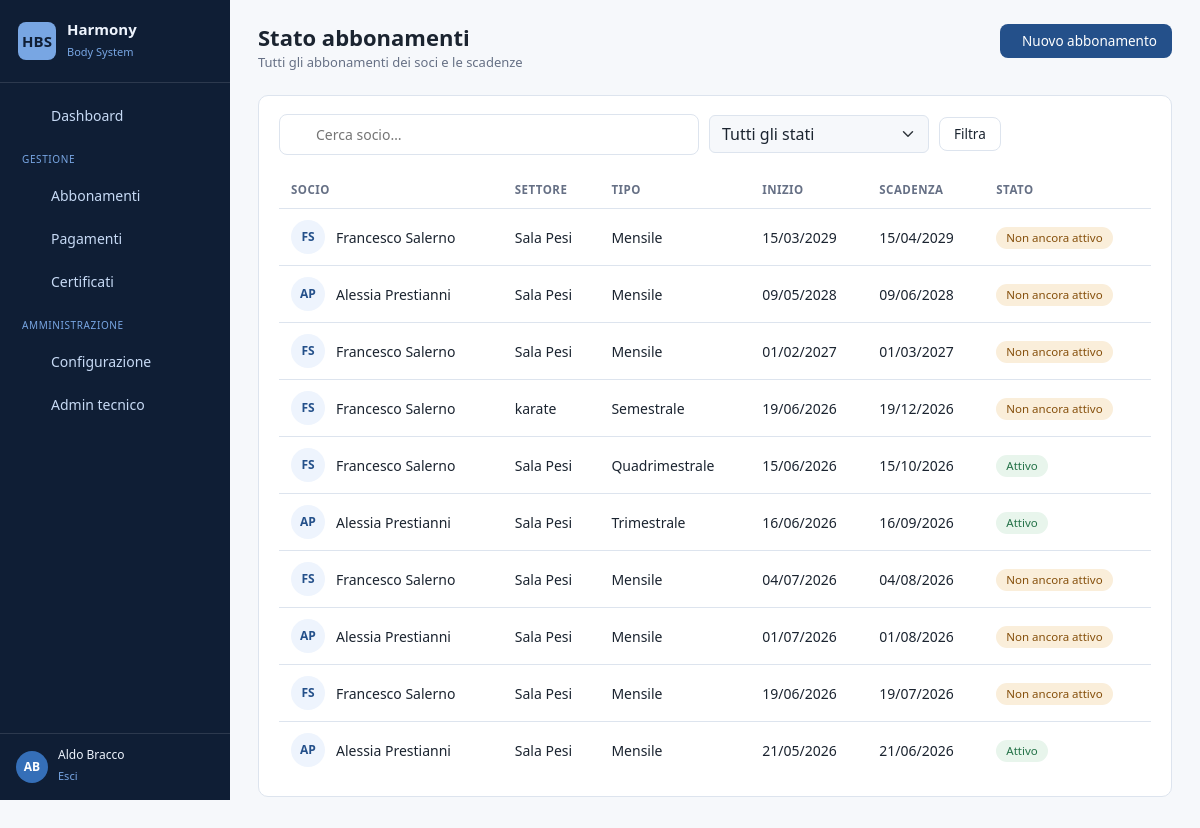
Page /members/subscriptions/ (signed in) on the committed database.
### members/models.py (models this page shows, shortened)
class Member(AbstractUser):
    class Role(models.TextChoices):
        ADMIN = "ADMIN", _("Amministratore")
        STAFF = "STAFF", _("Segreteria")
        INSTRUCTOR = "INSTRUCTOR", _("Istruttore")
        MEMBER = "MEMBER", _("Socio")
    class Sex(models.TextChoices):
        MALE = "M", _("Maschio")
        FEMALE = "F", _("Femmina")
    role = models.CharField(
        _("Ruolo"), max_length=20, choices=Role.choices, default=Role.MEMBER
    )
    first_name = models.CharField(_("Nome"), max_length=150, blank=False)
    last_name = models.CharField(_("Cognome"), max_length=150, blank=False)
    email = models.EmailField(_("Email"), blank=True)
    card_number = models.CharField(
        _("Numero tessera"), max_length=30, unique=True, null=True, blank=True,
        help_text=_("Formato es. BS/23/00202"),
    )
    fiscal_code = models.CharField(_("Codice fiscale"), max_length=16, blank=True)
    sex = models.CharField(_("Sesso"), max_length=1, choices=Sex.choices, blank=True)
    date_of_birth = models.DateField(_("Data di nascita"), null=True, blank=True)
    birth_place = models.CharField(_("Luogo di nascita"), max_length=120, blank=True)
    phone_number = models.CharField(_("Cellulare"), max_length=20, blank=True)
    phone_home = models.CharField(_("Telefono casa"), max_length=20, blank=True)
    address = models.CharField(_("Indirizzo"), max_length=255, blank=True)
    residence_city = models.CharField(_("Comune di residenza"), max_length=120, blank=True)
    province = models.CharField(_("Provincia"), max_length=2, blank=True)
    postal_code = models.CharField(_("CAP"), max_length=5, blank=True)
    photo = models.ImageField(_("Foto"), upload_to="member_photos/", null=True, blank=True)
    notes = models.TextField(_("Note"), blank=True)
    registration_date = models.DateField(_("Data registrazione"), null=True, blank=True)
    is_dismissed = models.BooleanField(_("Dimesso / Cessato"), default=False)
    sector = models.ForeignKey(
        Sector, on_delete=models.SET_NULL, null=True, blank=True,
        related_name="members", verbose_name=_("Settore"),
    )
    instructor = models.ForeignKey(
        Instructor, on_delete=models.SET_NULL, null=True, blank=True,
        related_name="members", verbose_name=_("Insegnante tecnico"),
    )
    guardian = models.ForeignKey(
        "self", on_delete=models.SET_NULL, null=True, blank=True,
        related_name="dependents", verbose_name=_("Genitore / tutore"),
    )
    class Meta:
        verbose_name = _("Socio")
        verbose_name_plural = _("Soci")
        ordering = ["last_name", "first_name"]

class Subscription(models.Model):
    class SubscriptionType(models.TextChoices):
        MONTHLY = 'MONTHLY', _('Mensile')
        QUARTERLY = 'QUARTERLY', _('Trimestrale')
        FOURMONTH = 'FOURMONTH', _('Quadrimestrale')
        SEMESTRAL = 'SEMESTRAL', _('Semestrale')
        ANNUAL = 'ANNUAL', _('Annuale')
    member = models.ForeignKey(
        Member, on_delete=models.CASCADE,
        related_name="subscriptions", verbose_name=_("Socio"),
    )
    subscription_type = models.CharField(
        max_length=20, choices=SubscriptionType.choices,
        verbose_name=_("Tipologia abbonamento"),
    )
    sector = models.ForeignKey(
        Sector, on_delete=models.PROTECT,
        related_name="subscriptions", verbose_name=_("Settore"),
        null=True, blank=True,
    )
    start_date = models.DateField(verbose_name=_("Data inizio"))
    end_date = models.DateField(verbose_name=_("Data fine"), null=True, blank=True)
    package = models.ForeignKey(
        'Package', on_delete=models.PROTECT,
        related_name="subscriptions", verbose_name=_("Pacchetto"),
        null=True, blank=True,   # nullable per non rompere i record esistenti
    )
    class Meta:
        verbose_name = _("Abbonamento")
        verbose_name_plural = _("Abbonamenti")
        ordering = ['-end_date']

class Sector(models.Model):
    name = models.CharField(_("Settore"), max_length=100, unique=True)
    is_active = models.BooleanField(_("Attivo"), default=True)
    class Meta:
        verbose_name = _("Settore")
        verbose_name_plural = _("Settori")
        ordering = ["name"]

### members/views.py (the view, shortened to what this page needs)
# urls.py: path('subscriptions/', views.subscription_status, name='subscription_status'),
@office_required
def subscription_status(request):
    today = timezone.now().date()
    search_query = request.GET.get('q', '').lower()
    status_filter = request.GET.get('status', '')
    subscriptions_status = []
    subscriptions = Subscription.objects.select_related('member').all()
    for sub in subscriptions:
        member = sub.member
        if sub.start_date and sub.start_date > today:
            status = "Non ancora attivo"
        elif sub.end_date and sub.end_date < today:
            status = "Scaduto"
        else:
            status = "Attivo"
        if status_filter and status != status_filter:
            continue
        subscriptions_status.append({'subscription': sub, 'member': member, 'status': status})
    return render(request, 'subscription_status.html',
                  {'subscriptions_status': subscriptions_status})

### members/views.py (called while the page is built)
def office_required(view_func):
    @wraps(view_func)
    @login_required
    def _wrapped(request, *args, **kwargs):
        user = request.user
        if user.is_staff or user.is_superuser or getattr(user, "is_office", False):
            return view_func(request, *args, **kwargs)
        raise PermissionDenied
    return _wrapped

### templates/subscription_status.html (shortened to what this page needs)
{% extends "base.html" %}
{% load static %}
{% block content %}
<div class="hbs-pagehead">
    <div>
        <h1>Stato abbonamenti</h1>
        <p class="hbs-pagehead__sub">Tutti gli abbonamenti dei soci e le scadenze</p>
    </div>
    <div class="hbs-pagehead__actions">
        <a href="{% url 'members:add_subscription_with_payment_admin' %}" class="hbs-btn hbs-btn--primary"> Nuovo abbonamento</a>
    </div>
</div>
<div class="hbs-card">
    <form method="get" class="hbs-toolbar">
        <div class="hbs-search">
            <input type="text" name="q" value="{{ request.GET.q|default:'' }}" placeholder="Cerca socio…">
        </div>
        <select name="status" class="form-select" style="max-width:220px;" onchange="this.form.submit()">
            <option value="">Tutti gli stati</option>
        </select>
        <button type="submit" class="hbs-btn hbs-btn--ghost">Filtra</button>
    </form>
    {% if subscriptions_status %}
    <div style="overflow-x:auto;">
        <table class="hbs-table">
            <thead><tr><th>Socio</th><th>Settore</th><th>Tipo</th><th>Inizio</th><th>Scadenza</th><th>Stato</th></tr></thead>
            <tbody>
                {% for row in subscriptions_status %}
                <tr>
                    <td>
                        <div class="d-flex align-items-center" style="gap:11px;">
                            <span class="hbs-avatar">{{ row.member.first_name|first|upper }}{{ row.member.last_name|first|upper }}</span>
                            <div class="hbs-table__name">{{ row.member.get_full_name|default:row.member.username }}</div>
                        </div>
                    </td>
                    <td>{% if row.subscription.sector %}{{ row.subscription.sector.name }}{% else %}<span class="hbs-table__sub">—</span>{% endif %}</td>
                    <td>{{ row.subscription.get_subscription_type_display }}</td>
                    <td>{{ row.subscription.start_date|date:"d/m/Y" }}</td>
                    <td>{{ row.subscription.end_date|date:"d/m/Y"|default:"—" }}</td>
                    <td>
                        {% if row.status == "Attivo" %}<span class="hbs-badge hbs-badge--ok">Attivo</span>
                        {% elif row.status == "Scaduto" %}<span class="hbs-badge hbs-badge--danger">Scaduto</span>
                        {% else %}<span class="hbs-badge hbs-badge--warn">{{ row.status }}</span>{% endif %}
                    </td>
                </tr>
                {% endfor %}
            </tbody>
        </table>
    </div>
    {% else %}
        <div class="hbs-empty"><i class="ti ti-mood-empty"></i><p>Nessun abbonamento trovato.</p></div>
    {% endif %}
</div>
{% endblock %}

### templates/base.html (shortened to what this page needs)
{% load static %}
<!DOCTYPE html>
<html lang="it">
<head>
    <link href="https://cdn.jsdelivr.net/npm/bootstrap@5.3.3/dist/css/bootstrap.min.css" rel="stylesheet">
    <link rel="stylesheet" href="https://cdn.jsdelivr.net/npm/@tabler/icons-webfont@3.7.0/dist/tabler-icons.min.css">
    <link href="{% static 'css/theme.css' %}" rel="stylesheet">
</head>
<body>
{% if user.is_authenticated %}
<div class="hbs-shell">
    <aside class="hbs-sidebar" id="hbsSidebar">
        <a href="{% url 'dashboard' %}" class="hbs-brand">
            <span class="hbs-brand__logo">HBS</span>
            <span>
                <span class="hbs-brand__name d-block">Harmony</span>
                <span class="hbs-brand__sub">Body System</span>
            </span>
        </a>
        <nav class="hbs-nav">
            <a href="{% url 'dashboard' %}"
               class="hbs-nav__link {% if active_nav == 'dashboard' %}is-active{% endif %}">
                 Dashboard
            </a>
            {% if user.is_staff or user.is_superuser %}
                <div class="hbs-nav__section">Gestione</div>
                <a href="{% url 'members:subscription_status' %}"
                   class="hbs-nav__link {% if active_nav == 'subscriptions' %}is-active{% endif %}">
                     Abbonamenti
                </a>
                    <a href="{% url 'members:payment_all' %}"
                        class="hbs-nav__link {% if active_nav == 'payments' %}is-active{% endif %}">
                         Pagamenti
                </a>
                <a href="{% url 'members:medical_certificate_status' %}"
                   class="hbs-nav__link {% if active_nav == 'certificates' %}is-active{% endif %}">
                     Certificati
                </a>
                <div class="hbs-nav__section">Amministrazione</div>
                <a href="{% url 'members:config_home' %}"
                   class="hbs-nav__link {% if active_nav == 'config' %}is-active{% endif %}">
                     Configurazione
                </a>
                <a href="{% url 'admin:index' %}" class="hbs-nav__link">
                     Admin tecnico
                </a>
            {% endif %}
        </nav>
        <div class="hbs-userbox">
            <span class="hbs-userbox__avatar">{{ user.first_name|first|upper }}{{ user.last_name|first|upper }}</span>
            <span>
                <span class="hbs-userbox__name d-block">{{ user.get_full_name|default:user.username }}</span>
                <form method="post" action="{% url 'logout' %}" style="margin:0;">
                    <button type="submit" class="hbs-userbox__link" style="background:none; border:none; padding:0; cursor:pointer;">
                         Esci
                    </button>
                </form>
            </span>
        </div>
    </aside>
    <div class="hbs-main">
        {% block content %}{% endblock %}
    </div>
</div>
{% else %}
    {% block fullscreen %}{% endblock %}
{% endif %}
</body>
</html>

### rows in the picture
Member: first_name|first "A", last_name|first "B", get_full_name "Aldo Bracco"
Subscription: member.first_name|first "F", member.last_name|first "S", member.get_full_name "Francesco Salerno", subscription.sector.name "Sala Pesi", subscription.subscription_type "Mensile", subscription.start_date "15/03/2029", subscription.end_date "15/04/2029", status "Non ancora attivo"
Subscription: member.first_name|first "A", member.last_name|first "P", member.get_full_name "Alessia Prestianni", subscription.sector.name "Sala Pesi", subscription.subscription_type "Mensile", subscription.start_date "09/05/2028", subscription.end_date "09/06/2028", status "Non ancora attivo"
Subscription: member.first_name|first "F", member.last_name|first "S", member.get_full_name "Francesco Salerno", subscription.sector.name "Sala Pesi", subscription.subscription_type "Mensile", subscription.start_date "01/02/2027", subscription.end_date "01/03/2027", status "Non ancora attivo"
Subscription: member.first_name|first "F", member.last_name|first "S", member.get_full_name "Francesco Salerno", subscription.sector.name "karate", subscription.subscription_type "Semestrale", subscription.start_date "19/06/2026", subscription.end_date "19/12/2026", status "Non ancora attivo"
Subscription: member.first_name|first "F", member.last_name|first "S", member.get_full_name "Francesco Salerno", subscription.sector.name "Sala Pesi", subscription.subscription_type "Quadrimestrale", subscription.start_date "15/06/2026", subscription.end_date "15/10/2026", shows "Attivo"
Subscription: member.first_name|first "A", member.last_name|first "P", member.get_full_name "Alessia Prestianni", subscription.sector.name "Sala Pesi", subscription.subscription_type "Trimestrale", subscription.start_date "16/06/2026", subscription.end_date "16/09/2026", shows "Attivo"
Subscription: member.first_name|first "F", member.last_name|first "S", member.get_full_name "Francesco Salerno", subscription.sector.name "Sala Pesi", subscription.subscription_type "Mensile", subscription.start_date "04/07/2026", subscription.end_date "04/08/2026", status "Non ancora attivo"
Subscription: member.first_name|first "A", member.last_name|first "P", member.get_full_name "Alessia Prestianni", subscription.sector.name "Sala Pesi", subscription.subscription_type "Mensile", subscription.start_date "01/07/2026", subscription.end_date "01/08/2026", status "Non ancora attivo"
Subscription: member.first_name|first "F", member.last_name|first "S", member.get_full_name "Francesco Salerno", subscription.sector.name "Sala Pesi", subscription.subscription_type "Mensile", subscription.start_date "19/06/2026", subscription.end_date "19/07/2026", status "Non ancora attivo"
Subscription: member.first_name|first "A", member.last_name|first "P", member.get_full_name "Alessia Prestianni", subscription.sector.name "Sala Pesi", subscription.subscription_type "Mensile", subscription.start_date "21/05/2026", subscription.end_date "21/06/2026", shows "Attivo"
